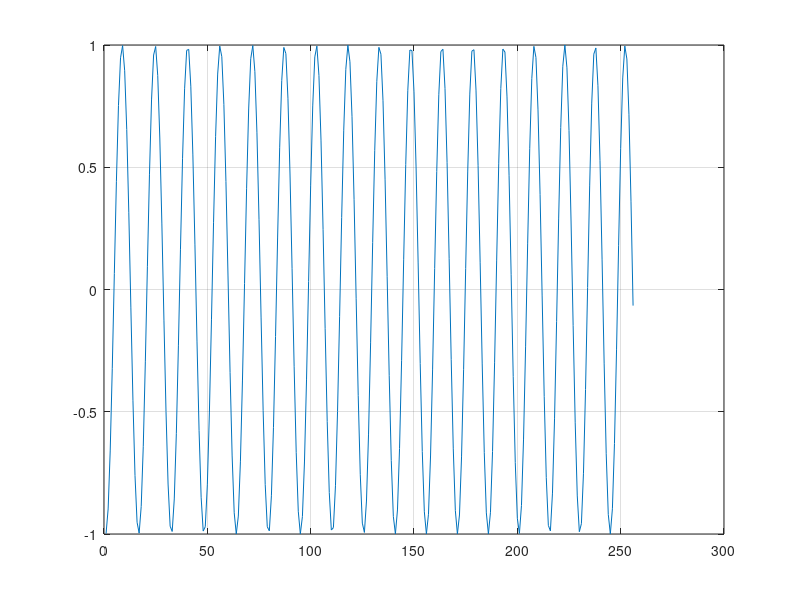

This figure's MATLAB source: (Note: this script raises an error after producing the figure.)
% correlation demo
close all; clear all; clc;

fs = 16000;
f = 1000;
t = 0.016;
nsps = fs * t;

% 1000Hz to 1512Hz, 16 samples to 10.58 samples
phi = rand(1,1) * 2 * pi
amp = 0.5/512;
for i = 1:nsps
    %x(i) = (1.0 - amp * i) * cos(2*pi*(f/fs)*(i-1)+phi);
    x(i) = cos(2*pi*(f/fs)*(i-1)+phi);
    f = f + 0.2;
end

% f1 = 1000;  % 16 samples
% f2 = 2000-100;  % 8 samples
% %f3 = 2000;  % 8 samples
% x1 = sin(2*pi*(f1/fs)*(0:nsps-1) + phi);
% x2 = sin(2*pi*(f2/fs)*(0:nsps-1) + phi);
% %x3 = sin(2*pi*(f3/fs)*(0:nsps-1));
% x = (x1 + x2) / 2;

x = awgn(x, 100, 'measured');
figure;
plot(x); grid on;


rxx = xcorr(x, x,'coeff');
rxx = rxx(nsps:end);
[ymax, xmax] = quadmaxlocate(rxx, min(rxx));

figure;
plot(rxx); grid on;

figure; grid on;
diffxmax = diff(xmax);
plot(diffxmax(1:end-7), '-s', 'MarkerSize', 4);
mean(diffxmax(1:end-7))
std(diffxmax(1:end-7))
std(diffxmax(1:end-7))/mean(diffxmax(1:end-7))



%% Conclusion:
%  (a)
%  512 samples @16000Hz: min frequency for alarm signal detection need two
%  periods (one local maxima), so Fmin = 16000/(512/2) = 62.5Hz. For peaks
%  of two, we need three periods...For peaks of 10, we need 11 periods, so
%  we have 16000/(512/11) = 343.75Hz. The lower bound of ISO7731 alarm
%  specific frequency region is found to be around 400~500Hz. So window
%  length of 512 is a good choice to start with.
%
%  nframe = 256. 16000/(256/11) = 687.5

%  (b)
%  Stationary single tones have the lowest feature value. "Stationary" here
%  we mean constant frequency and amplitude. If two frequency components
%  appears within the correlation subband, the feature we are working on
%  only works when the frequencies of the two can be divided without
%  residue. Of cause jitters can be tolerated to a certain extent --- our
%  case it is 15Hz. (16000/512/2)?



